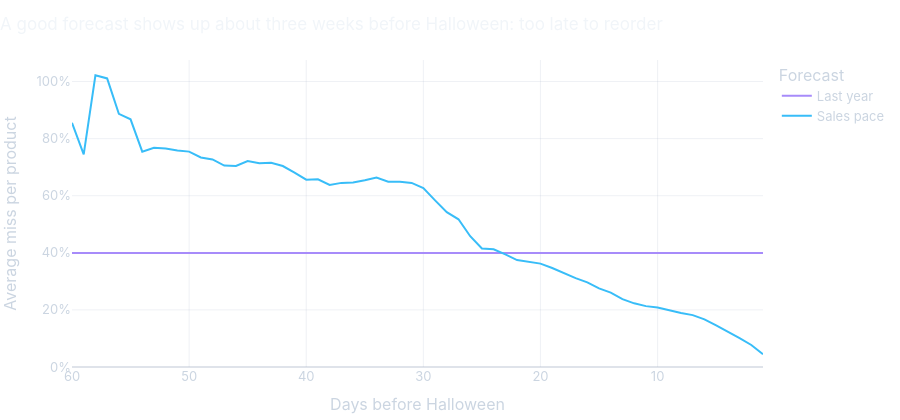

Notebook code cell kept with this figure:
### Markdown cell above
## 5. How early can anyone know?

Half of the Halloween season's units sell in the last 18 days. That raises the question every buyer faces: when do you know how much you will sell?

We test two simple forecasts of each product's season (September 1 to October 31), on the four seasons from 2012 to 2015:

- **Last year:** each product will sell what it sold last season. This is all a buyer has in the spring, when orders are placed.
- **Sales pace:** take this season's sales so far and scale them up by how much of last season had sold by the same day. If 20% of last season had sold by October 1 and this year has sold 400 units by October 1, forecast 2,000.

The score is the **average miss per product**: add up how far off each product's forecast was, in either direction, and divide by the total actually sold. 0% is perfect.

### Code cell
season = pd.DataFrame({year: halloween_items.loc[:, season_mask(year)].sum(axis=1) for year in YEARS})

def wape(forecast, actual):
    """Total miss across products, as a share of what actually sold."""
    return np.abs(forecast - actual).sum() / actual.sum()

rows = []
for days_out in range(60, 0, -1):
    for year in range(2012, 2016):
        this_cut = pd.Timestamp(year, 10, 31) - pd.Timedelta(days=days_out)
        last_cut = pd.Timestamp(year - 1, 10, 31) - pd.Timedelta(days=days_out)
        so_far = halloween_items.loc[:, (cols >= f"{year}-09-01") & (cols <= this_cut)].sum(axis=1)
        last_so_far = halloween_items.loc[:, (cols >= f"{year - 1}-09-01") & (cols <= last_cut)].sum(axis=1)
        share_sold_by_now = last_so_far.sum() / season[year - 1].sum()
        rows.append({
            "days": days_out, "year": year,
            "Last year": wape(season[year - 1], season[year]),
            "Sales pace": wape(so_far / share_sold_by_now, season[year]),
        })
errors = pd.DataFrame(rows).groupby("days")[["Last year", "Sales pace"]].mean()

err_fig = px.line(
    errors.reset_index().melt(id_vars="days", var_name="method", value_name="miss"),
    x="days", y="miss", color="method", color_discrete_map=COLORS,
    title="A good forecast shows up about three weeks before Halloween: too late to reorder",
    labels={"days": "Days before Halloween", "miss": "Average miss per product", "method": "Forecast"},
)
err_fig.update_traces(hovertemplate="%{x} days out: off by %{y:.0%}<extra></extra>")
err_fig.update_layout(xaxis_autorange="reversed", yaxis_tickformat=".0%", height=420, yaxis_rangemode="tozero")
err_fig.show()

crossover = errors.index[errors["Sales pace"] < errors["Last year"]].max()
print(f"Last year's sales, used as the forecast, miss by {errors['Last year'].iloc[0]:.0%} per product")
print(f"Tracking this year's sales pace beats that only from {crossover} days out")

### Figure 1 — Plotly figure (JSON) as saved in the notebook; plotly's stock layout.template omitted (floating-point values rounded to 4 significant figures)
{"data": [{"hovertemplate": "%{x} days out: off by %{y:.0%}<extra></extra>", "legendgroup": "Last year", "line": {"color": "#a78bfa", "dash": "solid"}, "marker": {"symbol": "circle"}, "mode": "lines", "name": "Last year", "orientation": "v", "showlegend": true, "type": "scatter", "x": [1, 2, 3, 4, 5, 6, 7, 8, 9, 10, 11, 12, 13, 14, 15, 16, 17, 18, 19, 20, 21, 22, 23, 24, 25, 26, 27, 28, 29, 30, 31, 32, 33, 34, 35, 36, 37, 38, 39, 40, 41, 42, 43, 44, 45, 46, 47, 48, 49, 50, 51, 52, 53, 54, 55, 56, 57, 58, 59, 60], "xaxis": "x", "y": [0.3997, 0.3997, 0.3997, 0.3997, 0.3997, 0.3997, 0.3997, 0.3997, 0.3997, 0.3997, 0.3997, 0.3997, 0.3997, 0.3997, 0.3997, 0.3997, 0.3997, 0.3997, 0.3997, 0.3997, 0.3997, 0.3997, 0.3997, 0.3997, 0.3997, 0.3997, 0.3997, 0.3997, 0.3997, 0.3997, 0.3997, 0.3997, 0.3997, 0.3997, 0.3997, 0.3997, 0.3997, 0.3997, 0.3997, 0.3997, 0.3997, 0.3997, 0.3997, 0.3997, 0.3997, 0.3997, 0.3997, 0.3997, 0.3997, 0.3997, 0.3997, 0.3997, 0.3997, 0.3997, 0.3997, 0.3997, 0.3997, 0.3997, 0.3997, 0.3997], "yaxis": "y"}, {"hovertemplate": "%{x} days out: off by %{y:.0%}<extra></extra>", "legendgroup": "Sales pace", "line": {"color": "#38bdf8", "dash": "solid"}, "marker": {"symbol": "circle"}, "mode": "lines", "name": "Sales pace", "orientation": "v", "showlegend": true, "type": "scatter", "x": [1, 2, 3, 4, 5, 6, 7, 8, 9, 10, 11, 12, 13, 14, 15, 16, 17, 18, 19, 20, 21, 22, 23, 24, 25, 26, 27, 28, 29, 30, 31, 32, 33, 34, 35, 36, 37, 38, 39, 40, 41, 42, 43, 44, 45, 46, 47, 48, 49, 50, 51, 52, 53, 54, 55, 56, 57, 58, 59, 60], "xaxis": "x", "y": [0.04486, 0.07708, 0.1013, 0.1244, 0.1459, 0.1669, 0.1817, 0.1891, 0.1983, 0.2084, 0.2132, 0.2231, 0.2378, 0.2607, 0.2752, 0.2966, 0.3112, 0.3298, 0.3469, 0.3622, 0.3674, 0.3745, 0.3945, 0.4123, 0.4153, 0.4581, 0.5175, 0.5421, 0.5838, 0.6267, 0.6447, 0.6491, 0.649, 0.6635, 0.6543, 0.6463, 0.645, 0.6374, 0.6577, 0.656, 0.6812, 0.704, 0.7152, 0.7137, 0.7216, 0.7044, 0.7057, 0.727, 0.734, 0.7544, 0.758, 0.7651, 0.7677, 0.7542, 0.8675, 0.8869, 1.011, 1.022, 0.7449, 0.8553], "yaxis": "y"}], "layout": {"height": 420, "legend": {"title": {"text": "Forecast"}, "tracegroupgap": 0}, "title": {"text": "A good forecast shows up about three weeks before Halloween: too late to reorder"}, "xaxis": {"anchor": "y", "autorange": "reversed", "domain": [0.0, 1.0], "title": {"text": "Days before Halloween"}}, "yaxis": {"anchor": "x", "domain": [0.0, 1.0], "rangemode": "tozero", "tickformat": ".0%", "title": {"text": "Average miss per product"}}}}
